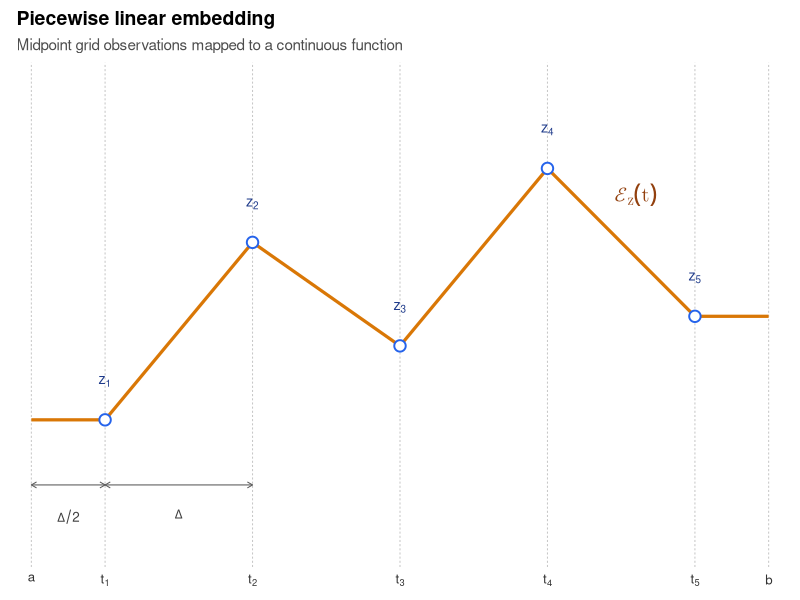

The R source for this figure:
library(ggplot2)

a <- 0
b <- 1
N <- 5
Delta <- (b - a) / N
t_grid <- a + ((2 * seq_len(N) - 1) / (2 * N)) * (b - a)
z <- c(1.10, 1.70, 1.35, 1.95, 1.45)

embedding <- data.frame(
  t = c(a, t_grid, b),
  value = c(z[1], z, z[N])
)

observations <- data.frame(
  t = t_grid,
  value = z,
  n = seq_len(N)
)

interval_labels <- data.frame(
  x = c((a + t_grid[1]) / 2, (t_grid[1] + t_grid[2]) / 2),
  y = min(z) - 0.30,
  label = c("Delta/2", "Delta")
)

interval_arrows <- data.frame(
  x = c(a, t_grid[1]),
  xend = c(t_grid[1], t_grid[2]),
  y = min(z) - 0.22,
  yend = min(z) - 0.22
)

p <- ggplot() +
  geom_vline(
    xintercept = c(a, t_grid, b),
    colour = "grey78",
    linewidth = 0.35,
    linetype = "22"
  ) +
  geom_segment(
    data = interval_arrows,
    aes(x = x, xend = xend, y = y, yend = yend),
    arrow = arrow(ends = "both", length = unit(0.06, "in")),
    linewidth = 0.35,
    colour = "grey35"
  ) +
  geom_text(
    data = interval_labels,
    aes(x = x, y = y, label = label),
    parse = TRUE,
    size = 3.4,
    vjust = 1.1,
    colour = "grey25"
  ) +
  geom_line(
    data = embedding,
    aes(x = t, y = value),
    colour = "#D97706",
    linewidth = 1.1
  ) +
  geom_point(
    data = observations,
    aes(x = t, y = value),
    colour = "#2563EB",
    fill = "white",
    shape = 21,
    stroke = 1.0,
    size = 3.2
  ) +
  geom_text(
    data = observations,
    aes(x = t, y = value, label = paste0("z[", n, "]")),
    parse = TRUE,
    nudge_y = 0.13,
    size = 3.6,
    colour = "#1E3A8A"
  ) +
  annotate(
    "text",
    x = 0.82,
    y = 1.86,
    label = "\u2130[z](t)",
    parse = TRUE,
    family = "STIX Two Math",
    size = 5.2,
    colour = "#92400E"
  ) +
  scale_x_continuous(
    breaks = c(a, t_grid, b),
    labels = parse(text = c("a", paste0("t[", seq_len(N), "]"), "b")),
    expand = expansion(mult = c(0.02, 0.02))
  ) +
  scale_y_continuous(
    name = NULL,
    breaks = NULL,
    limits = c(min(z) - 0.42, max(z) + 0.28)
  ) +
  labs(
    x = NULL,
    title = "Piecewise linear embedding",
    subtitle = "Midpoint grid observations mapped to a continuous function"
  ) +
  theme_minimal(base_size = 12) +
  theme(
    plot.title = element_text(face = "bold", size = 14),
    plot.subtitle = element_text(size = 11, colour = "grey30"),
    panel.grid = element_blank(),
    axis.text.x = element_text(colour = "grey20"),
    plot.margin = margin(8, 12, 8, 12)
  )

ggsave(
  filename = "figures/linear_embedding_figure.pdf",
  plot = p,
  width = 6.4,
  height = 3.3,
  device = cairo_pdf
)
